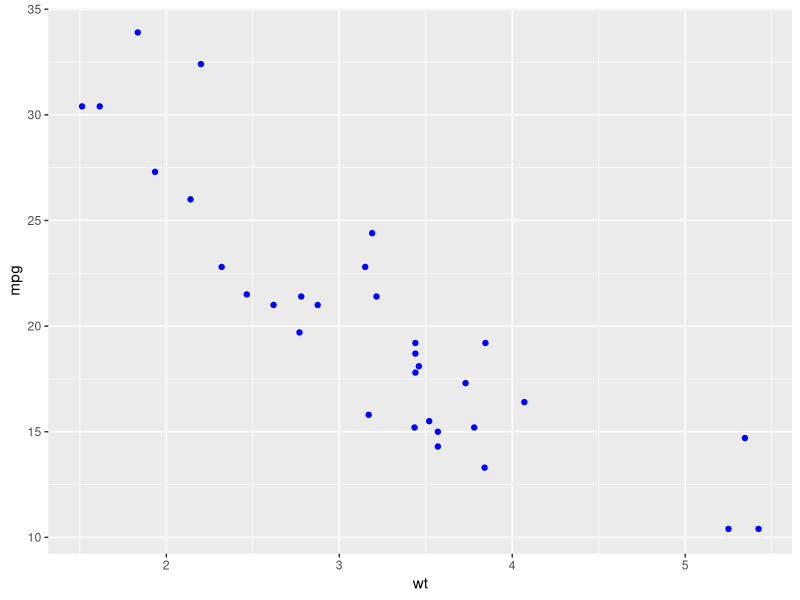

This chart was generated by the following R code:
library(ggplot2)
g <- ggplot(mtcars, aes(wt, mpg))+geom_point(colour="blue")
g + labs(list(title = "Scatterplots by Milles per Gallon and  Car Weight",  x="Car Weight", y="Miles per Gallon"))
